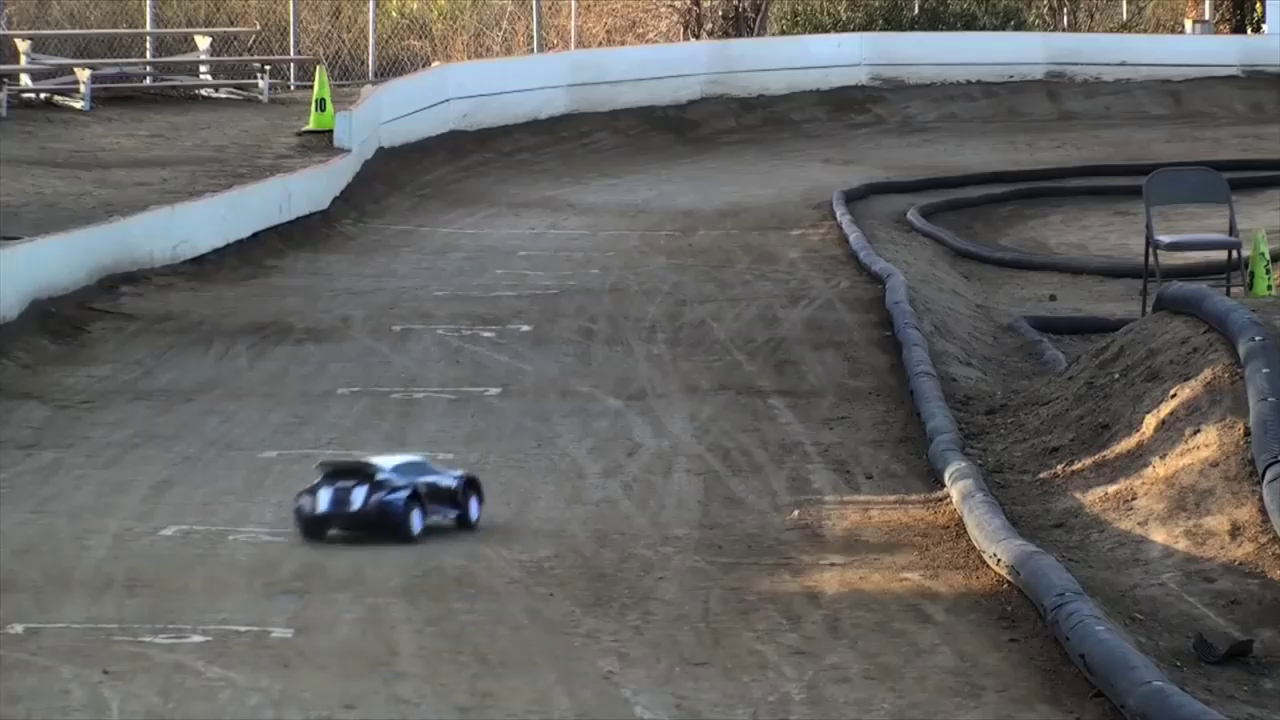
#> input picture frame 8 of Tracking/track1.mp4, 1280 x 720 px
$ python KLT_tracking.py
#> lines starting #> are read from the running program, lines starting #| are printed output that depends on the picture
# [68 lines of commented-out code are left out]
import cv2 as cv
import numpy as np

cap = cv.VideoCapture('track1.mp4')
if not cap.isOpened():
    print("Cannot open camera")
    exit()
# Create some random colors
color = np.random.randint(0,255,(100,3))
# params for ShiTomasi corner detection
feature_params = dict( maxCorners = 100,
                       qualityLevel = 0.3,
                       minDistance = 7,
                       blockSize = 7 )
# Parameters for lucas kanade optical flow
lk_params = dict( winSize  = (15,15),
                  maxLevel = 2,
                  criteria = (cv.TERM_CRITERIA_EPS | cv.TERM_CRITERIA_COUNT, 10, 0.03))

# Load 1st frame
ret, old_frame = cap.read()
#> old_frame is the input picture: shape (720, 1280, 3); mean B, G, R 98.4, 100.1, 100.7
old_gray = cv.cvtColor(old_frame, cv.COLOR_BGR2GRAY)
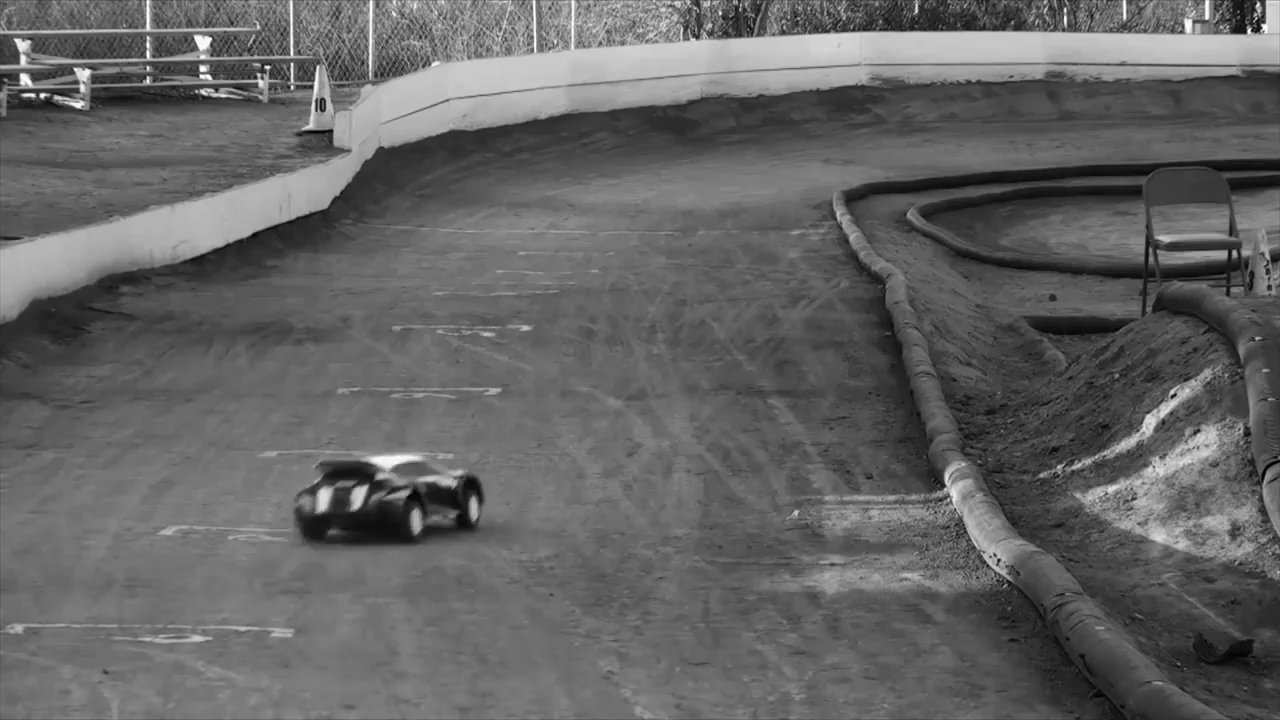
#> old_gray: shape (720, 1280); min 0, max 255, mean 100.1
# detect object location
#> (the run stopped early here; a loop or call above may not have finished)

$ run again, starting later in the video
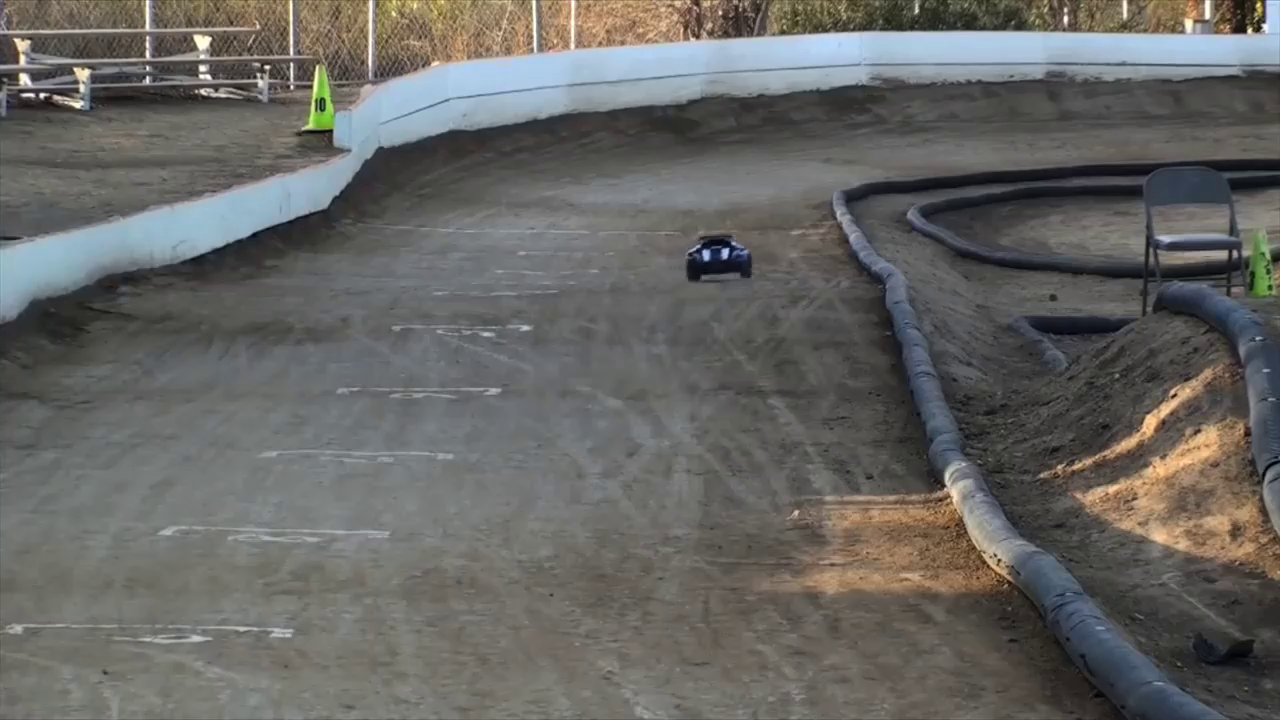
#> input picture frame 36 of Tracking/track1.mp4, 1280 x 720 px
#> old_frame is the input picture: shape (720, 1280, 3); mean B, G, R 99.7, 102.3, 102.8
#> `old_gray = cv.cvtColor(old_frame, cv.COLOR_BGR2GRAY)`:
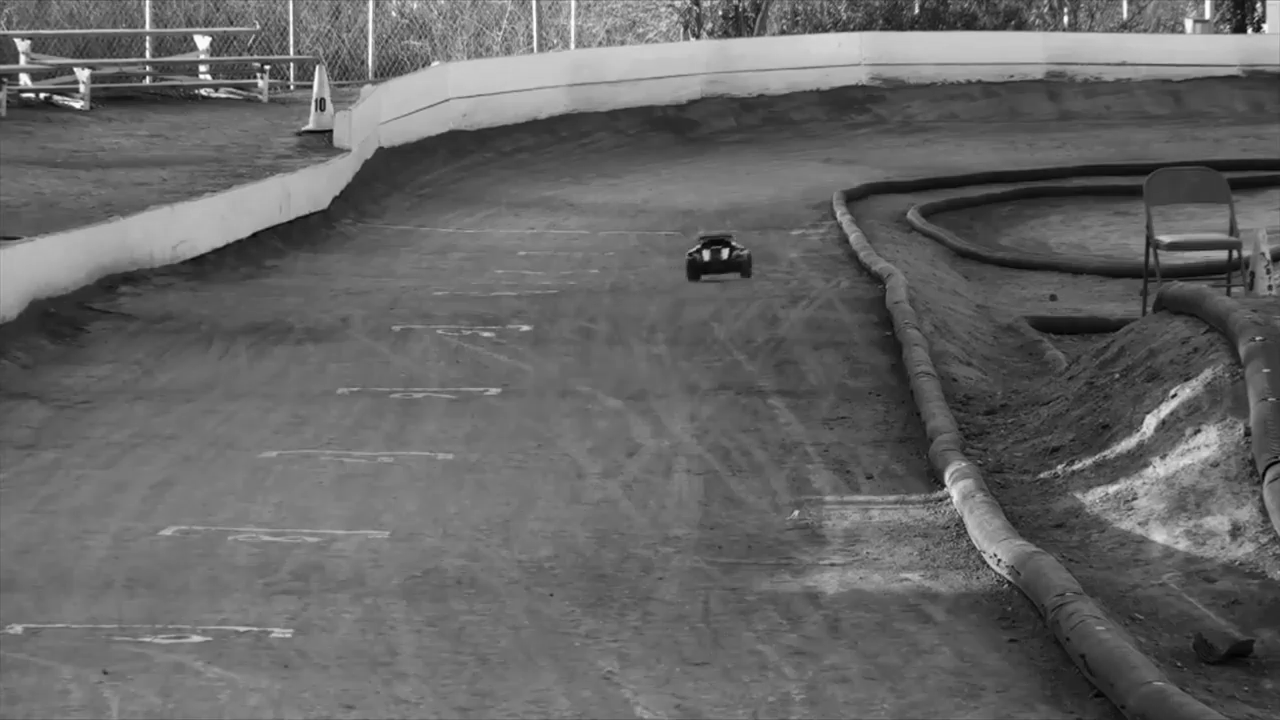
#> old_gray: shape (720, 1280); min 0, max 255, mean 102.1

$ run again, starting later in the video
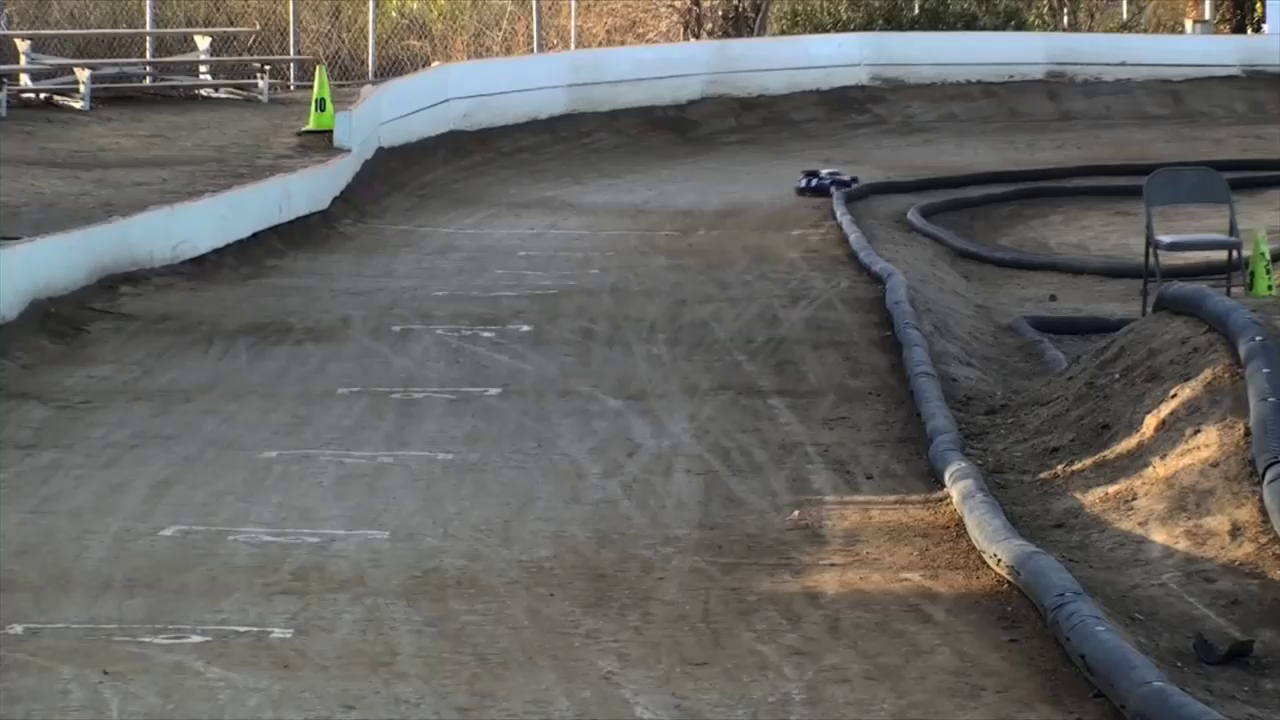
#> input picture frame 64 of Tracking/track1.mp4, 1280 x 720 px
#> old_frame is the input picture: shape (720, 1280, 3); mean B, G, R 98, 100.8, 101.2
#> `old_gray = cv.cvtColor(old_frame, cv.COLOR_BGR2GRAY)`:
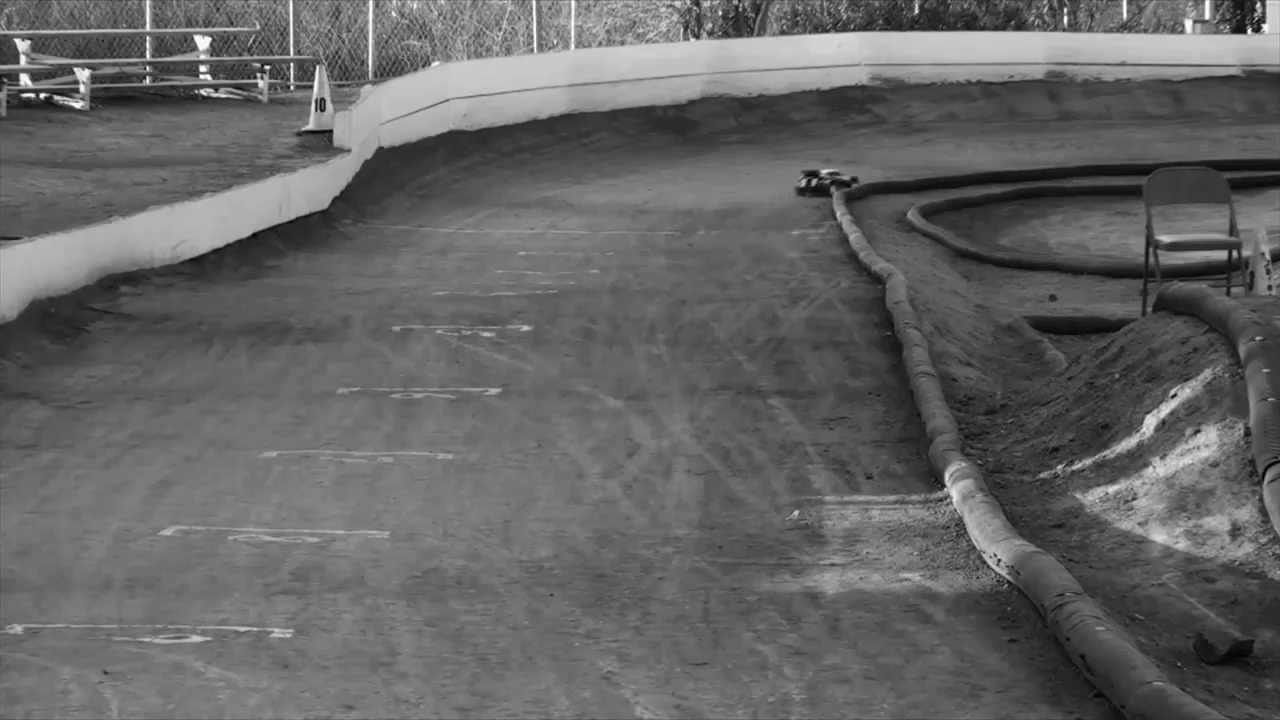
#> old_gray: shape (720, 1280); min 0, max 255, mean 100.6
